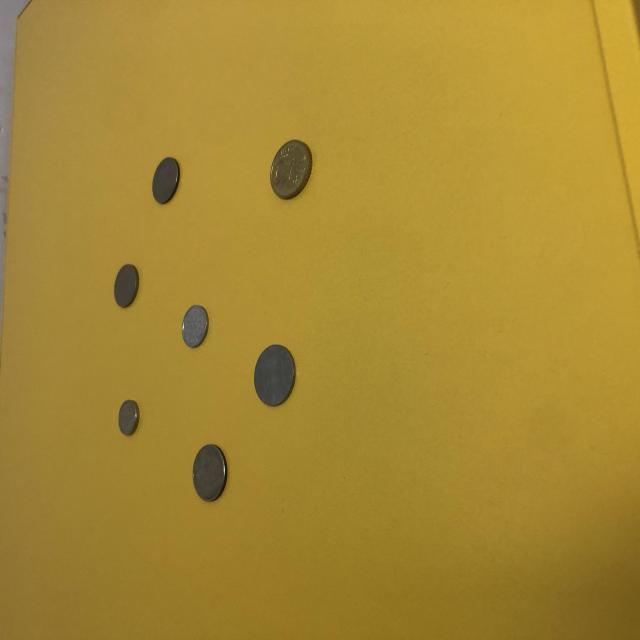
#> input picture data/real/hf_coins/hf_0015.jpg, 640 x 640 px
$ python -i preprocess.py   (imports and definitions only)
#> lines starting #> are read from the running program, lines starting #| are printed output that depends on the picture
#> further down, picture is the input picture: shape (640, 640, 3); mean B, G, R 51.8, 136.5, 166.3
"""Stage 1 – Acquisition & gray-level preprocessing (Lectures 1.1, 2.1, 2.2, 3, 7, 8)."""
from pathlib import Path

import cv2
import numpy as np

K = 256  # Number of gray levels after 8-bit quantization (D = 256)


# ----------------------------------------------------------------------------
# Image read / write (supports non-ASCII, e.g. Vietnamese, paths on Windows)
# ----------------------------------------------------------------------------
# [47 lines left out: functions load_image, save_image, nearest_neighbor_resize, resize_to_width, rgb_to_gray, not called in this run]


# ----------------------------------------------------------------------------
# 1.3 Histogram, AOD, FSHS (Lecture 1.1)
# ----------------------------------------------------------------------------
def histogram(gray):
    """H_f(k) = number of pixels with gray level k; sum_k H_f(k) = M x N."""
    return np.bincount(gray.ravel(), minlength=K).astype(np.int64)


# [42 lines left out: functions aod, fshs, flatten_illumination, not called in this run]


def background_difference(bgr, kernel_frac=0.25, color=True):
    """Background-difference image: D(n) = ||I(n) - B(n)|| (change-detection idea, Section 9.5).

    The "reference frame" of video is replaced by a background B(n) estimated from the image itself: a
    large median window removes every object smaller than ~0.8x the window and keeps only the background (including shading).
    Objects BRIGHTER or DARKER than the background both give a large D, so no polarity detection is needed.
    With color=True, D is measured in Lab space: it catches yellow coins on a green mat even when their
    brightness is about the same. The background is computed at 1/4 resolution for speed.
    """
#> called with kernel_frac = 0.25, color = True
    h, w = bgr.shape[:2]
#> h = 640; w = 640
    src = cv2.cvtColor(bgr, cv2.COLOR_BGR2LAB) if color else rgb_to_gray(bgr)
#> src: shape (640, 640, 3); mean of channels 0, 1, 2 148.3, 130, 175.7
    small = cv2.resize(src, (max(1, w // 4), max(1, h // 4)), interpolation=cv2.INTER_AREA)
#> small: shape (160, 160, 3); mean of channels 0, 1, 2 148.3, 130, 175.8
    k = max(3, int(min(small.shape[:2]) * kernel_frac)) | 1
#> k = 41
    bg = cv2.resize(cv2.medianBlur(small, k), (w, h), interpolation=cv2.INTER_LINEAR)
#> bg: shape (640, 640, 3); mean of channels 0, 1, 2 149.8, 129.9, 176.5
    diff = src.astype(np.float64) - bg.astype(np.float64)
#> diff: shape (640, 640, 3) float64; mean of channels 0, 1, 2 -1.5, 0, -0.8
    D = np.sqrt((diff ** 2).sum(axis=-1)) if diff.ndim == 3 else np.abs(diff)
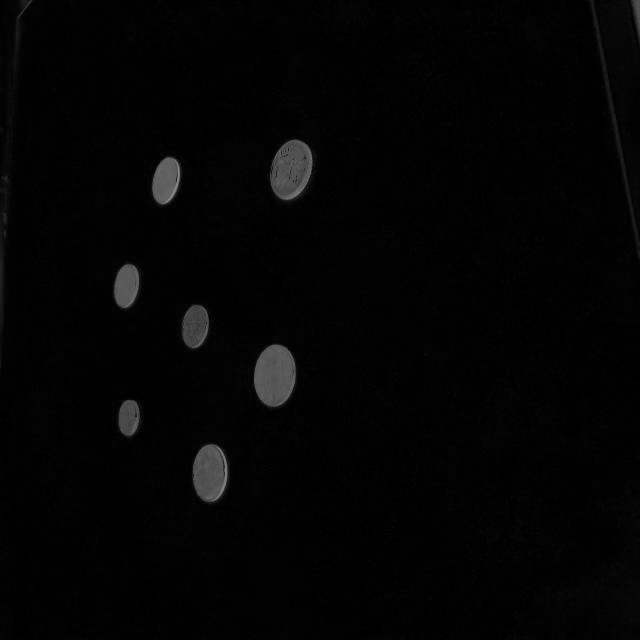
#> D: shape (640, 640) float64; min 0, max 144.4, mean 3.7
    return np.clip(np.rint(D), 0, K - 1).astype(np.uint8)


# ----------------------------------------------------------------------------
# 1.4 Spatial-domain denoising (Lectures 2.1, 2.2, 3.3)
# ----------------------------------------------------------------------------
# [41 lines left out: functions gaussian_kernel_1d, gaussian_filter, median_filter, denoise, not called in this run]

>>> import cv2
>>> picture = cv2.imread('../data/real/hf_coins/hf_0015.jpg')
>>> result = background_difference(picture)

$ run again, on data/real/hf_coins/hf_0026.jpg
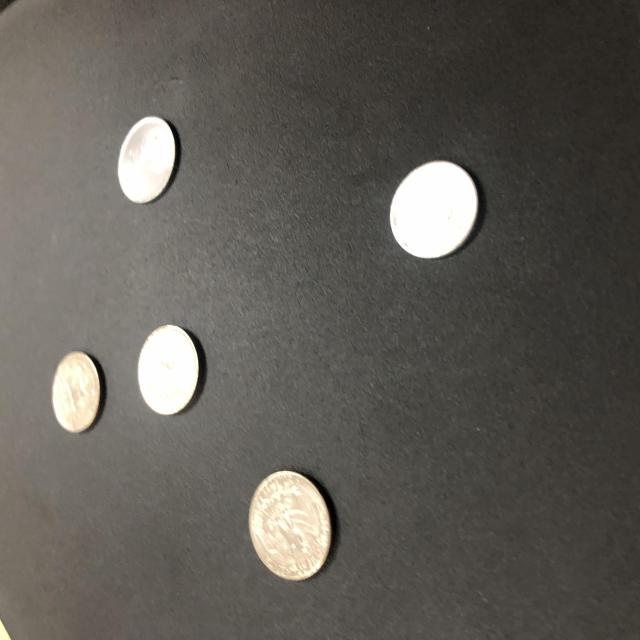
#> input picture data/real/hf_coins/hf_0026.jpg, 640 x 640 px
#> picture is the input picture: shape (640, 640, 3); mean B, G, R 86.7, 92.6, 95.9
#> src: shape (640, 640, 3); mean of channels 0, 1, 2 99, 128.1, 131.8
#> small: shape (160, 160, 3); mean of channels 0, 1, 2 99, 128.1, 131.8
#> bg: shape (640, 640, 3); mean of channels 0, 1, 2 91.4, 128.1, 131.6
#> diff: shape (640, 640, 3) float64; mean of channels 0, 1, 2 7.5, 0, 0.2
#> in background_difference, `D = np.sqrt((diff ** 2).sum(axis=-1)) if diff.ndim == 3 else np.abs(di..`:
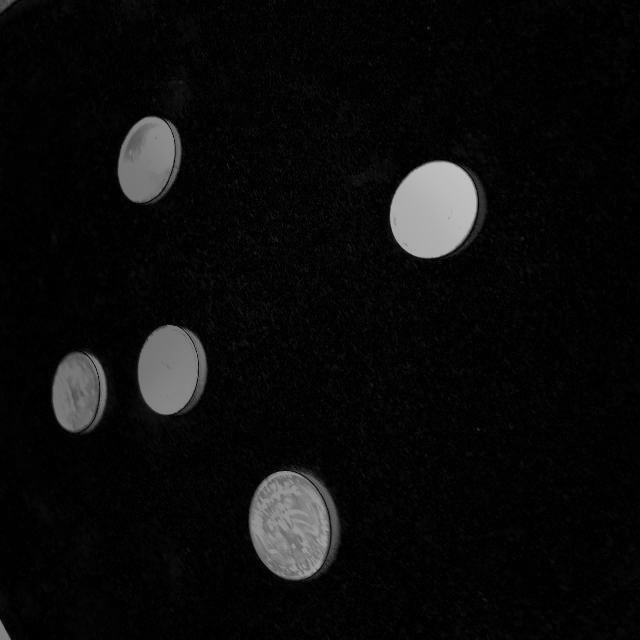
#> D: shape (640, 640) float64; min 0, max 193, mean 12

$ run again, on data/real/hf_coins/hf_0044.jpg
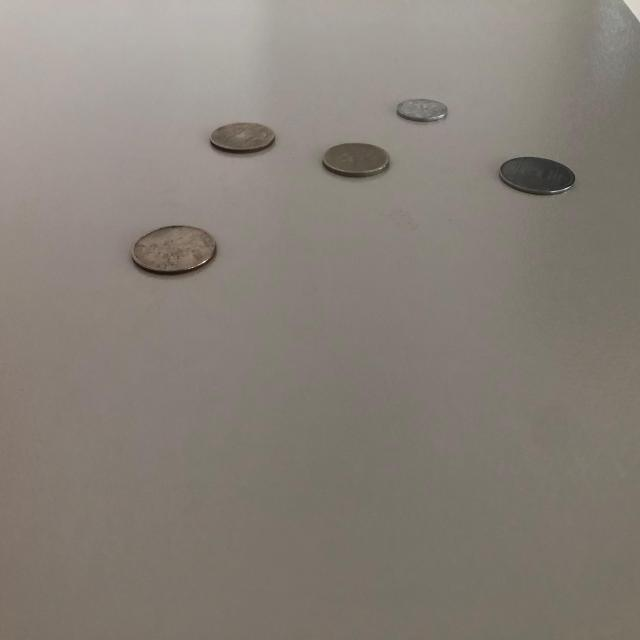
#> input picture data/real/hf_coins/hf_0044.jpg, 640 x 640 px
#> picture is the input picture: shape (640, 640, 3); mean B, G, R 120.1, 128.2, 135.3
#> src: shape (640, 640, 3); mean of channels 0, 1, 2 137.7, 129.1, 133.4
#> small: shape (160, 160, 3); mean of channels 0, 1, 2 137.7, 129.1, 133.4
#> bg: shape (640, 640, 3); mean of channels 0, 1, 2 138.6, 129.1, 133.4
#> diff: shape (640, 640, 3) float64; mean of channels 0, 1, 2 -0.9, 0, 0.1
#> in background_difference, `D = np.sqrt((diff ** 2).sum(axis=-1)) if diff.ndim == 3 else np.abs(di..`:
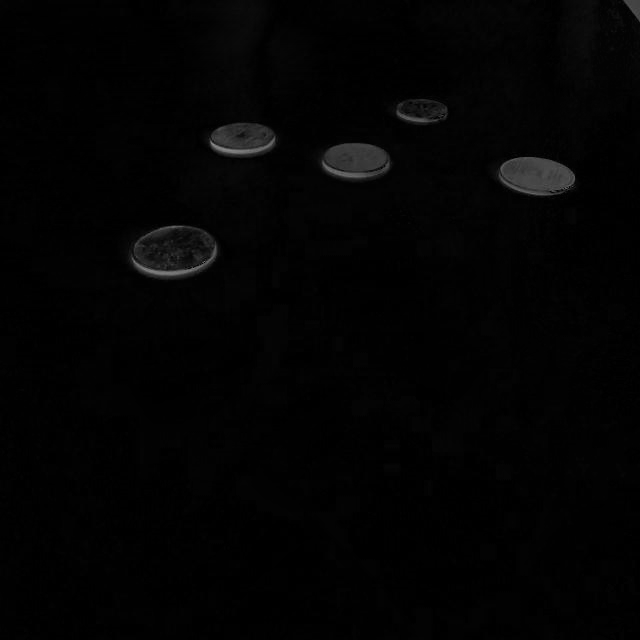
#> D: shape (640, 640) float64; min 0, max 141.1, mean 3.2

$ run again, on data/real/hf_coins/hf_0050.jpg
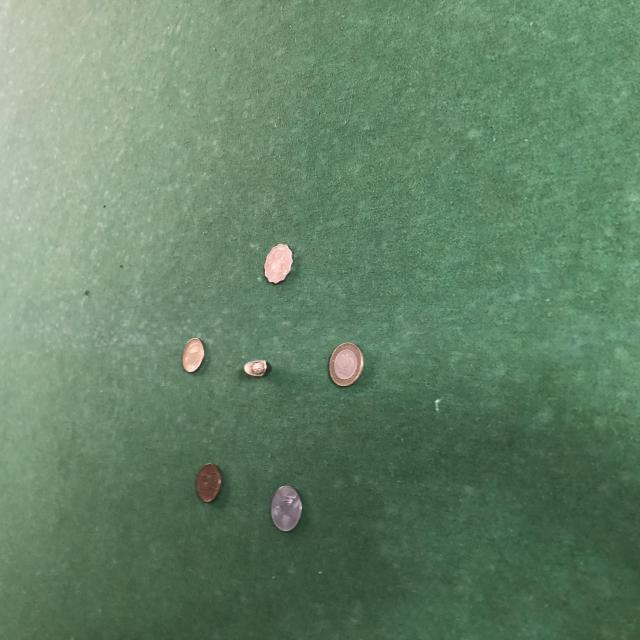
#> input picture data/real/hf_coins/hf_0050.jpg, 640 x 640 px
#> picture is the input picture: shape (640, 640, 3); mean B, G, R 103.8, 130.3, 99.8
#> src: shape (640, 640, 3); mean of channels 0, 1, 2 131, 111.5, 139
#> small: shape (160, 160, 3); mean of channels 0, 1, 2 131, 111.5, 139
#> bg: shape (640, 640, 3); mean of channels 0, 1, 2 130.6, 111.2, 139
#> diff: shape (640, 640, 3) float64; mean of channels 0, 1, 2 0.4, 0.3, 0
#> in background_difference, `D = np.sqrt((diff ** 2).sum(axis=-1)) if diff.ndim == 3 else np.abs(di..`:
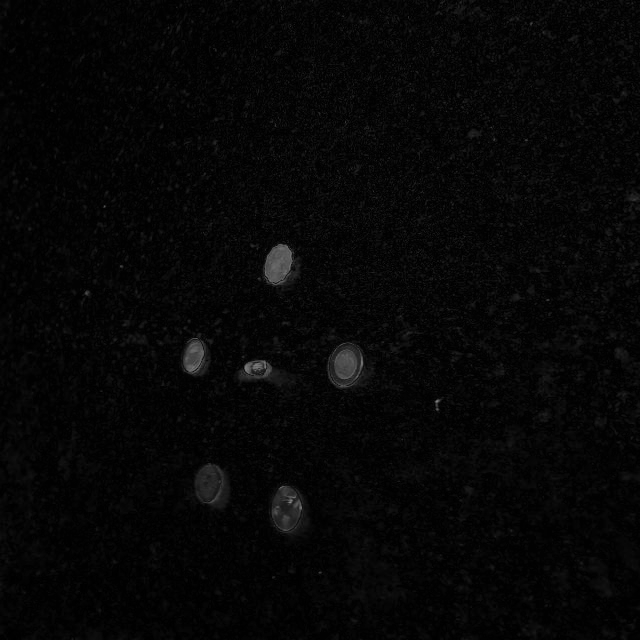
#> D: shape (640, 640) float64; min 0, max 135.3, mean 6.3
